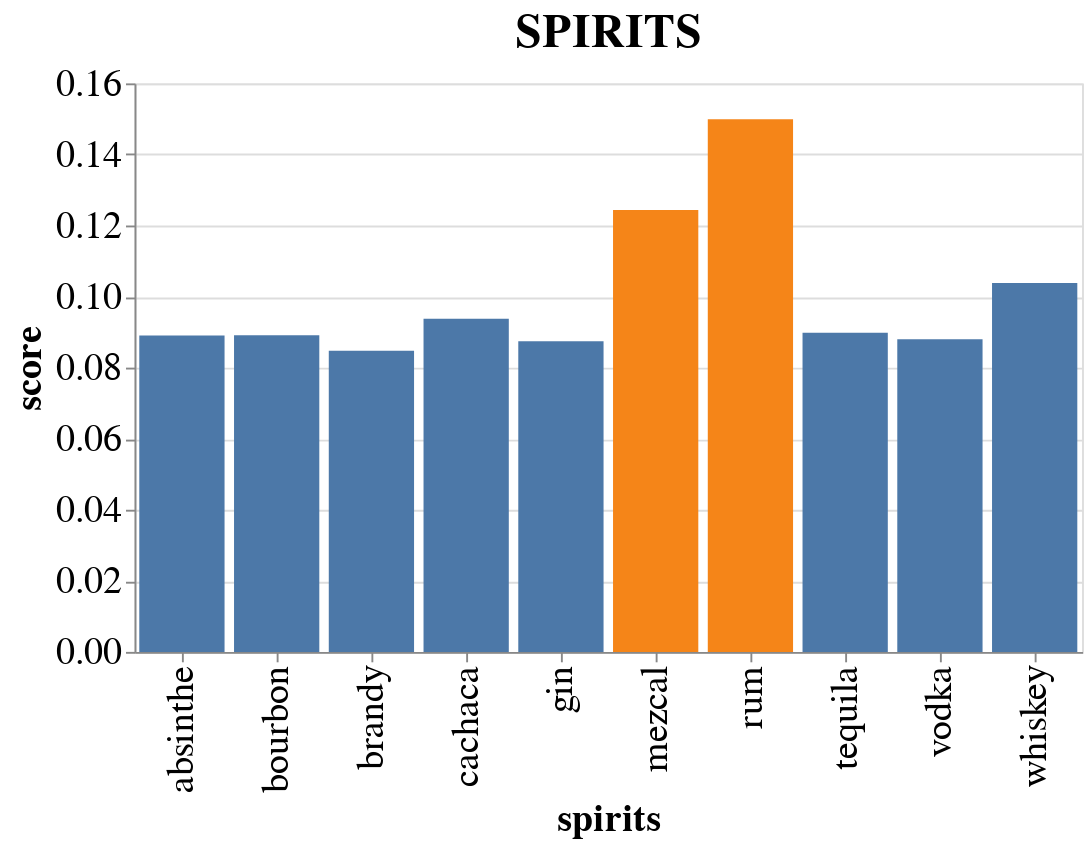

Source (notebook cell):
### Code cell
C.plot_ingredient_scores('spirits')

### Figure 1 — Vega-Lite specification as saved in the notebook (floating-point values rounded to 4 significant figures)
{"config": {"view": {"continuousWidth": 400, "continuousHeight": 300}, "axis": {"labelFontSize": 20, "titleFontSize": 20}, "title": {"fontSize": 25}}, "data": {"name": "data-c91ae4542074e9fce5a91640505fa08c"}, "mark": "bar", "encoding": {"color": {"type": "nominal", "field": "col", "legend": null}, "tooltip": [{"type": "nominal", "field": "spirits"}, {"type": "quantitative", "field": "score"}], "x": {"type": "nominal", "field": "spirits"}, "y": {"type": "quantitative", "field": "score"}}, "height": 300, "title": "SPIRITS", "width": 500, "$schema": "https://vega.github.io/schema/vega-lite/v4.8.1.json", "datasets": {"data-c91ae4542074e9fce5a91640505fa08c": [{"spirits": "brandy", "score": 0.08478, "col": false}, {"spirits": "absinthe", "score": 0.08905, "col": false}, {"spirits": "cachaca", "score": 0.09372, "col": false}, {"spirits": "tequila", "score": 0.08982, "col": false}, {"spirits": "mezcal", "score": 0.1243, "col": true}, {"spirits": "rum", "score": 0.1499, "col": true}, {"spirits": "vodka", "score": 0.088, "col": false}, {"spirits": "whiskey", "score": 0.1038, "col": false}, {"spirits": "gin", "score": 0.08743, "col": false}, {"spirits": "bourbon", "score": 0.08912, "col": false}]}}
